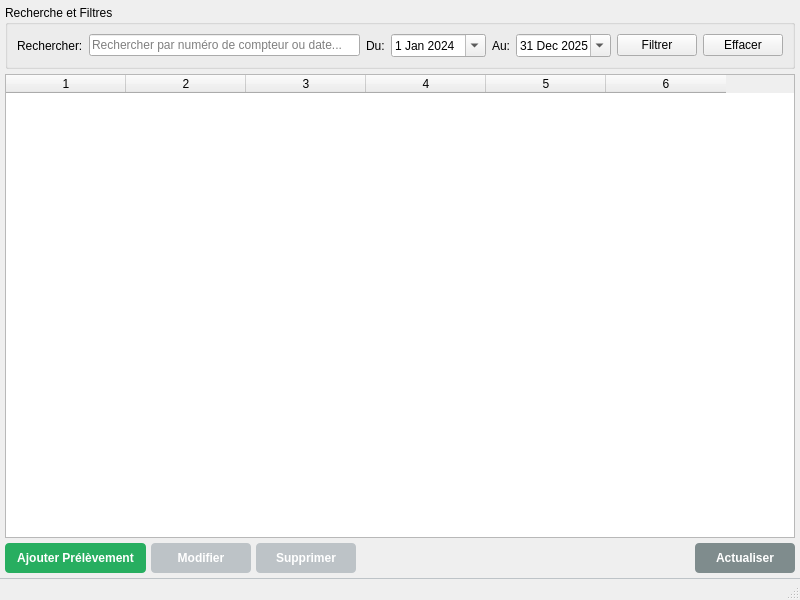
<?xml version="1.0" encoding="UTF-8"?>
<ui version="4.0">
 <class>listePrelevement</class>
 <widget class="QMainWindow" name="listePrelevement">
  <property name="geometry">
   <rect>
    <x>0</x>
    <y>0</y>
    <width>800</width>
    <height>600</height>
   </rect>
  </property>
  <property name="windowTitle">
   <string>Gestion des Prélèvements</string>
  </property>
  <!--
  <property name="windowIcon">
   <iconset>
    <normaloff>:/icons/meter.png</normaloff>:/icons/meter.png</iconset>
  </property>
  -->
  <widget class="QWidget" name="centralwidget">
   <layout class="QVBoxLayout" name="verticalLayout">
    <property name="spacing">
     <number>5</number>
    </property>
    <property name="margin" stdset="0">
     <number>5</number>
    </property>
    <item>
     <widget class="QGroupBox" name="groupBoxFilters">
      <property name="title">
       <string>Recherche et Filtres</string>
      </property>
      <layout class="QHBoxLayout" name="filtersLayout">
       <item>
        <widget class="QLabel" name="labelSearch">
         <property name="text">
          <string>Rechercher:</string>
         </property>
        </widget>
       </item>
       <item>
        <widget class="QLineEdit" name="lineEditSearch">
         <property name="placeholderText">
          <string>Rechercher par numéro de compteur ou date...</string>
         </property>
         <property name="clearButtonEnabled">
          <bool>true</bool>
         </property>
        </widget>
       </item>
       <item>
        <widget class="QLabel" name="labelDateFrom">
         <property name="text">
          <string>Du:</string>
         </property>
        </widget>
       </item>
       <item>
        <widget class="QDateEdit" name="dateEditFrom">
         <property name="calendarPopup">
          <bool>true</bool>
         </property>
         <property name="date">
          <date>
           <year>2024</year>
           <month>1</month>
           <day>1</day>
          </date>
         </property>
        </widget>
       </item>
       <item>
        <widget class="QLabel" name="labelDateTo">
         <property name="text">
          <string>Au:</string>
         </property>
        </widget>
       </item>
       <item>
        <widget class="QDateEdit" name="dateEditTo">
         <property name="calendarPopup">
          <bool>true</bool>
         </property>
         <property name="date">
          <date>
           <year>2025</year>
           <month>12</month>
           <day>31</day>
          </date>
         </property>
        </widget>
       </item>
       <item>
        <widget class="QPushButton" name="btnFilter">
         <property name="toolTip">
          <string>Appliquer les filtres de recherche</string>
         </property>
         <property name="text">
          <string>Filtrer</string>
         </property>
        </widget>
       </item>
       <item>
        <widget class="QPushButton" name="btnClearFilter">
         <property name="toolTip">
          <string>Effacer tous les filtres</string>
         </property>
         <property name="text">
          <string>Effacer</string>
         </property>
        </widget>
       </item>
      </layout>
     </widget>
    </item>
    <item>
     <widget class="QTableWidget" name="tablePrelevements">
      <property name="alternatingRowColors">
       <bool>true</bool>
      </property>
      <property name="selectionMode">
       <enum>QAbstractItemView::SelectionMode::SingleSelection</enum>
      </property>
      <property name="selectionBehavior">
       <enum>QAbstractItemView::SelectionBehavior::SelectRows</enum>
      </property>
      <property name="sortingEnabled">
       <bool>true</bool>
      </property>
      <property name="cornerButtonEnabled">
       <bool>false</bool>
      </property>
      <property name="columnCount">
       <number>6</number>
      </property>
      <property name="horizontalHeaderLabels" stdset="0">
       <stringlist>
        <string>ID</string>
        <string>Date Prélèvement</string>
        <string>N° Compteur</string>
        <string>Nouvel Index</string>
        <string>Ancien Index</string>
        <string>Consommation</string>
       </stringlist>
      </property>
      <attribute name="horizontalHeaderVisible">
       <bool>true</bool>
      </attribute>
      <attribute name="horizontalHeaderDefaultSectionSize">
       <number>120</number>
      </attribute>
      <attribute name="horizontalHeaderHighlightSections">
       <bool>true</bool>
      </attribute>
      <attribute name="horizontalHeaderStretchLastSection">
       <bool>false</bool>
      </attribute>
      <attribute name="verticalHeaderVisible">
       <bool>false</bool>
      </attribute>
      <column/>
      <column/>
      <column/>
      <column/>
      <column/>
      <column/>
     </widget>
    </item>
    <item>
     <layout class="QHBoxLayout" name="actionsLayout">
      <item>
       <widget class="QPushButton" name="btnAjouterPrelevement">
        <property name="minimumSize">
         <size>
          <width>120</width>
          <height>30</height>
         </size>
        </property>
        <property name="toolTip">
         <string>Ajouter un nouveau prélèvement</string>
        </property>
        <property name="styleSheet">
         <string>QPushButton {
           background-color: #27ae60;
           color: white;
           border: none;
           padding: 6px 12px;
           border-radius: 4px;
           font-weight: bold;
         }
         QPushButton:hover {
           background-color: #229954;
         }
         QPushButton:pressed {
           background-color: #1e8449;
         }</string>
        </property>
        <property name="text">
         <string>Ajouter Prélèvement</string>
        </property>
       </widget>
      </item>
      <item>
       <widget class="QPushButton" name="btnModifierPrelevement">
        <property name="enabled">
         <bool>false</bool>
        </property>
        <property name="minimumSize">
         <size>
          <width>100</width>
          <height>30</height>
         </size>
        </property>
        <property name="toolTip">
         <string>Modifier le prélèvement sélectionné</string>
        </property>
        <property name="styleSheet">
         <string>QPushButton {
           background-color: #3498db;
           color: white;
           border: none;
           padding: 6px 12px;
           border-radius: 4px;
           font-weight: bold;
         }
         QPushButton:hover:enabled {
           background-color: #2980b9;
         }
         QPushButton:pressed:enabled {
           background-color: #21618c;
         }
         QPushButton:disabled {
           background-color: #bdc3c7;
         }</string>
        </property>
        <property name="text">
         <string>Modifier</string>
        </property>
       </widget>
      </item>
      <item>
       <widget class="QPushButton" name="btnSupprimerPrelevement">
        <property name="enabled">
         <bool>false</bool>
        </property>
        <property name="minimumSize">
         <size>
          <width>100</width>
          <height>30</height>
         </size>
        </property>
        <property name="toolTip">
         <string>Supprimer le prélèvement sélectionné</string>
        </property>
        <property name="styleSheet">
         <string>QPushButton {
           background-color: #e74c3c;
           color: white;
           border: none;
           padding: 6px 12px;
           border-radius: 4px;
           font-weight: bold;
         }
         QPushButton:hover:enabled {
           background-color: #c0392b;
         }
         QPushButton:pressed:enabled {
           background-color: #a93226;
         }
         QPushButton:disabled {
           background-color: #bdc3c7;
         }</string>
        </property>
        <property name="text">
         <string>Supprimer</string>
        </property>
       </widget>
      </item>
      <item>
       <spacer name="horizontalSpacer_2">
        <property name="orientation">
         <enum>Qt::Orientation::Horizontal</enum>
        </property>
        <property name="sizeHint" stdset="0">
         <size>
          <width>20</width>
          <height>20</height>
         </size>
        </property>
       </spacer>
      </item>
      <item>
       <widget class="QPushButton" name="btnActualiser">
        <property name="minimumSize">
         <size>
          <width>100</width>
          <height>30</height>
         </size>
        </property>
        <property name="toolTip">
         <string>Actualiser la liste des prélèvements</string>
        </property>
        <property name="styleSheet">
         <string>QPushButton {
           background-color: #7f8c8d;
           color: white;
           border: none;
           padding: 6px 12px;
           border-radius: 4px;
           font-weight: bold;
         }
         QPushButton:hover {
           background-color: #708090;
         }
         QPushButton:pressed {
           background-color: #5d6d7e;
         }</string>
        </property>
        <property name="text">
         <string>Actualiser</string>
        </property>
       </widget>
      </item>
     </layout>
    </item>
   </layout>
  </widget>
  <widget class="QStatusBar" name="statusbar">
   <property name="styleSheet">
    <string>QStatusBar { border-top: 1px solid #bdc3c7; }</string>
   </property>
  </widget>
  <action name="actionNouveau">
   <property name="text">
    <string>Nouveau prélèvement</string>
   </property>
   <property name="shortcut">
    <string>Ctrl+N</string>
   </property>
  </action>
  <action name="actionOuvrir">
   <property name="text">
    <string>Ouvrir</string>
   </property>
   <property name="shortcut">
    <string>Ctrl+O</string>
   </property>
  </action>
  <action name="actionExporter">
   <property name="text">
    <string>Exporter</string>
   </property>
   <property name="shortcut">
    <string>Ctrl+E</string>
   </property>
  </action>
  <action name="actionQuitter">
   <property name="text">
    <string>Quitter</string>
   </property>
   <property name="shortcut">
    <string>Ctrl+Q</string>
   </property>
  </action>
  <action name="actionAjouter">
   <property name="text">
    <string>Ajouter</string>
   </property>
   <property name="shortcut">
    <string>Ctrl+A</string>
   </property>
  </action>
  <action name="actionModifier">
   <property name="text">
    <string>Modifier</string>
   </property>
   <property name="shortcut">
    <string>Ctrl+M</string>
   </property>
  </action>
  <action name="actionSupprimer">
   <property name="text">
    <string>Supprimer</string>
   </property>
   <property name="shortcut">
    <string>Del</string>
   </property>
  </action>
  <action name="actionActualiser">
   <property name="text">
    <string>Actualiser</string>
   </property>
   <property name="shortcut">
    <string>F5</string>
   </property>
  </action>
  <action name="actionAPropos">
   <property name="text">
    <string>À propos</string>
   </property>
  </action>
 </widget>
 <resources/>
 <connections>
  <connection>
   <sender>actionActualiser</sender>
   <signal>triggered()</signal>
   <receiver>btnActualiser</receiver>
   <slot>click()</slot>
   <hints>
    <hint type="sourcelabel">
     <x>-1</x>
     <y>-1</y>
    </hint>
    <hint type="destinationlabel">
     <x>750</x>
     <y>565</y>
    </hint>
   </hints>
  </connection>
 </connections>
</ui>
